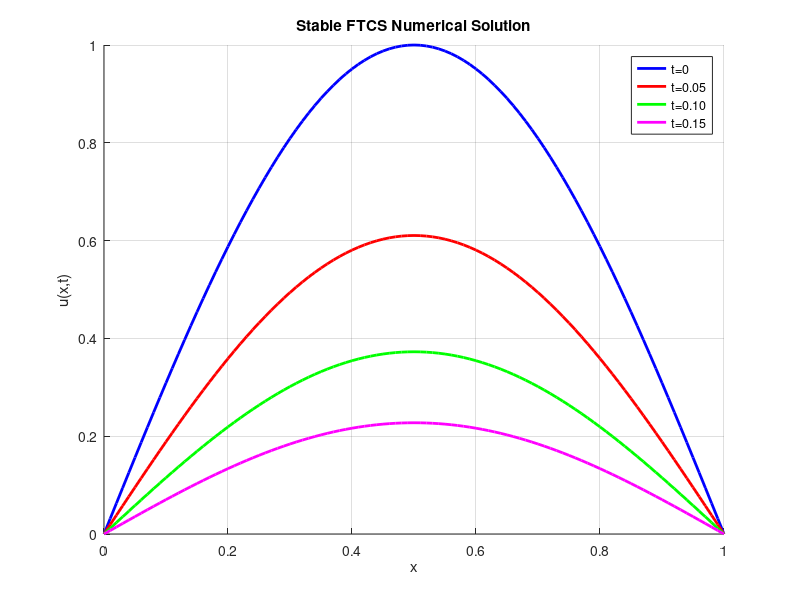

Write MATLAB code to recreate this figure.
clc; clear; close all;

k = 1;
L = 1;
Nx = 100;
dx = L / Nx;
x = linspace(0, L, Nx+1);

dt = 0.00005;   % Stable time step
r = k * dt / dx^2;
fprintf("Fourier number r = %f\n", r);

if r > 0.5
    warning("FTCS is unstable because r > 0.5");
end

t_values = [0, 0.05, 0.10, 0.15];
Nt = max(round(t_values / dt));
t_steps = round(t_values / dt);

u = sin(pi * x);

U_plot = zeros(length(t_values), length(x));
U_plot(1, :) = u;

for n = 1:Nt
    u_new = u;
    
    for i = 2:Nx
        u_new(i) = u(i) + r * (u(i+1) - 2*u(i) + u(i-1));
    end
    
    u_new(1) = 0;
    u_new(end) = 0;
    u = u_new;

    for j = 2:length(t_values)
        if n == t_steps(j)
            U_plot(j, :) = u;
        end
    end
end

figure; hold on;
plot(x, U_plot(1,:), 'b', 'LineWidth', 2);
plot(x, U_plot(2,:), 'r', 'LineWidth', 2);
plot(x, U_plot(3,:), 'g', 'LineWidth', 2);
plot(x, U_plot(4,:), 'm', 'LineWidth', 2);

xlabel('x'); ylabel('u(x,t)');
title('Stable FTCS Numerical Solution');
legend('t=0','t=0.05','t=0.10','t=0.15');
grid on; hold off;
